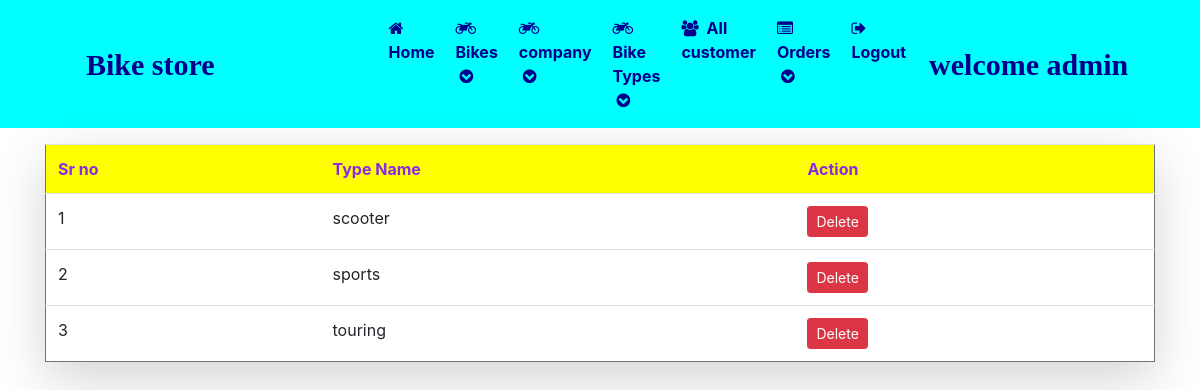
The page /admin_allTypes (signed in) on the database its author committed.
### bike_shop/models.py (models this page shows, shortened)
class Type(models.Model):
    name=models.CharField(max_length=50,null=False)
    slug=models.CharField(max_length=50,null=False)

### bike_shop/views.py (the view)
# urls.py: path('admin_allTypes',views.admin_allTypes,name='admin_allTypes'),
def admin_allTypes(request):
    if not request.user.is_authenticated:
        return redirect('admin_login')
    obj=Type.objects.all()
    return render(request,'admin_allTypes.html',{'data':obj})

### bike_shop/templates/admin_allTypes.html
{% include 'admin_navigation.html' %}
<div class="container mt-3">
    <table class="table border border-secondary shadow-lg">
        <thead style="color:blueviolet ;font-weight:bold;background-color:yellow;">
            <tr>
                <td>Sr no</td>
                <td>Type Name</td>
                <td>Action</td>
            </tr>
        </thead>
        <tbody >
            {% for i in data %}
            <tr>
                <td>{{forloop.counter}}</td>
                <td>{{i.name}}</td>
                <td><a href="{% url 'admin_deleteType' i.id %} "class="btn btn-danger btn-sm" onclick="return confirm('Are you sure to delete?')">Delete</a></td>
            </tr>
            {% endfor %}
        </tbody>
    </table>
</div>

### rows shown on the page
Type: name "scooter"
Type: name "sports"
Type: name "touring"
